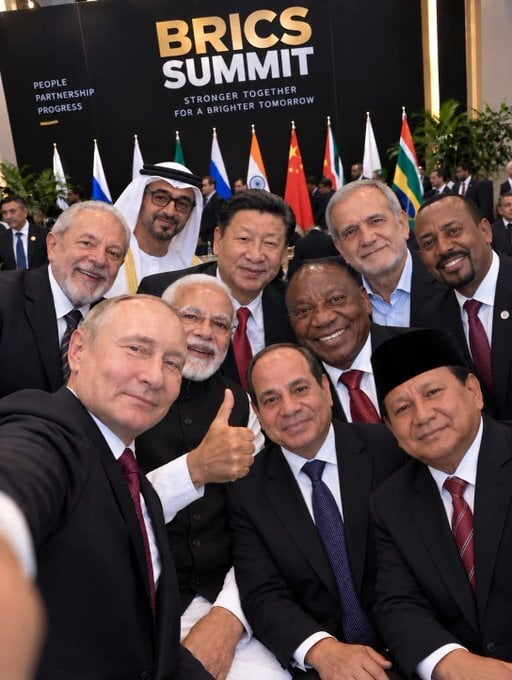
#> input picture homework-04/evidence/originals/1_maldita_copy_512.jpg, 512 x 680 px; its folder holds 2 pictures in this run
$ python forensics.py ../../../../homework-04/evidence/originals ../../../../homework-04/evidence/originals/3_euronews_x_posts.jpg
#> lines starting #> are read from the running program, lines starting #| are printed output that depends on the picture
"""Рівні 1–2 чекліста: метадані/провенанс-маркери + ELA + таблиці квантування JPEG.

Використання:  python -I forensics.py <папка_зразків> <папка_для_ELA>
Друкує JSON по кожному файлу і зберігає ELA-карти (<ім'я>_ela.png).
"""
import hashlib
import io
import json
import sys
from pathlib import Path

from PIL import Image, ImageChops

# байтові маркери: C2PA живе в JUMBF-боксах, IPTC DigitalSourceType — у XMP
MARKERS = {
    "c2pa": b"c2pa",
    "jumbf": b"jumb",
    "xmp": b"http://ns.adobe.com/xap/1.0/",
    "DigitalSourceType": b"DigitalSourceType",
    "trainedAlgorithmicMedia": b"trainedAlgorithmicMedia",
}


def jpeg_quality(qtables):
    # оцінка якості за таблицею яскравості (формула libjpeg, зворотна до масштабування)
    std = [16, 11, 10, 16, 24, 40, 51, 61, 12, 12, 14, 19, 26, 58, 60, 55,
           14, 13, 16, 24, 40, 57, 69, 56, 14, 17, 22, 29, 51, 87, 80, 62,
           18, 22, 37, 56, 68, 109, 103, 77, 24, 35, 55, 64, 81, 104, 113, 92,
           49, 64, 78, 87, 103, 121, 120, 101, 72, 92, 95, 98, 112, 100, 103, 99]
    q0 = qtables[0]  # Pillow віддає таблицю в natural order, як std
    scale = sum(q0[i] / std[i] for i in range(64)) / 64 * 100
    return round((200 - scale) / 2) if scale <= 100 else round(5000 / scale)


def ela(img, quality=90, gain=15):
    buf = io.BytesIO()
    img.save(buf, "JPEG", quality=quality)
    diff = ImageChops.difference(img, Image.open(buf))
    return diff.point(lambda v: min(255, v * gain))


def main(src, out):
    Path(out).mkdir(parents=True, exist_ok=True)
    report = {}
    for f in sorted(Path(src).iterdir()):
        if f.suffix.lower() not in {".jpg", ".jpeg", ".png", ".webp"}:
            continue
        raw = f.read_bytes()
        with Image.open(f) as im:
#> im is the input picture: PIL image 512x680 RGB; mean R, G, B 82.3, 65.7, 64.3
            r = {
                "sha256": hashlib.sha256(raw).hexdigest(),
                "format": im.format,
                "size": im.size,
                "markers": {k: (m in raw) for k, m in MARKERS.items()},
            }
            # байтовий пошук "Exif\0\0" пропускає PNG eXIf і WebP EXIF — питаємо Pillow
            r["markers"]["exif"] = bool(im.getexif())
            if im.format == "JPEG":
                r["jpeg_quality_est"] = jpeg_quality(im.quantization)
                r["progressive"] = bool(im.info.get("progressive"))
            rgb = im.convert("RGB")
        ela(rgb).save(Path(out) / f"{f.stem}_ela.png")
#> in ela, `return diff.point(lambda v: min(255, v * gain))`:
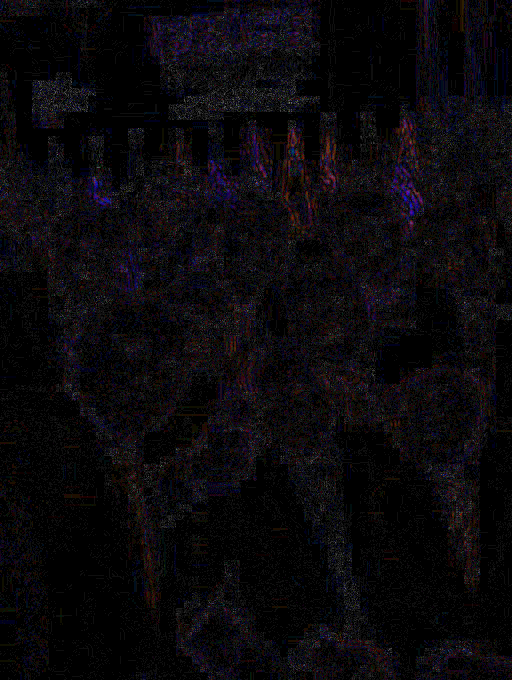
#> returned value: PIL image 512x680 RGB; mean R, G, B 10.5, 8.5, 11.5
        report[f.name] = r
#> pass 2 of the loop in main, `for f in sorted(Path(src).iterdir()):`:
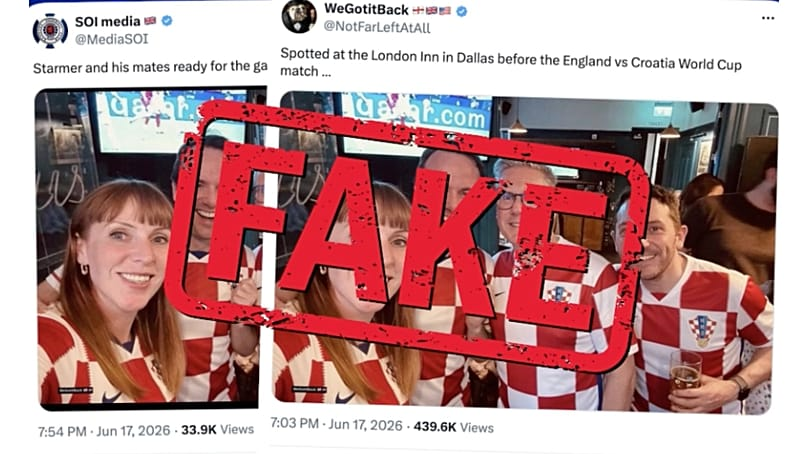
#> input picture homework-04/evidence/originals/3_euronews_x_posts.jpg, 808 x 454 px
#> in main, im is the input picture: PIL image 808x454 RGB; mean R, G, B 185.3, 142.2, 142.5
#> diff: PIL image 808x454 RGB
#> in ela (call 2), `return diff.point(lambda v: min(255, v * gain))`:
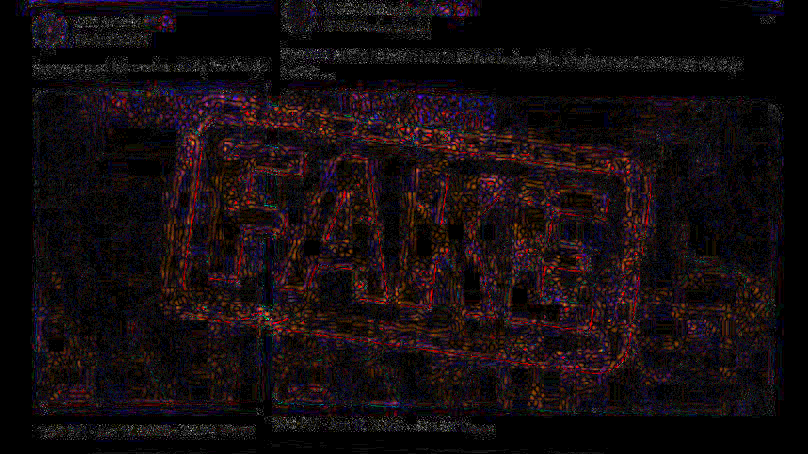
#> returned value: PIL image 808x454 RGB; mean R, G, B 20.4, 12.2, 14.6
    sys.stdout.reconfigure(encoding="utf-8")  # Windows-консоль інакше падає на не-ASCII іменах файлів
    print(json.dumps(report, ensure_ascii=False, indent=1))
#> (printed output is left out)


if __name__ == "__main__":
    main(sys.argv[1], sys.argv[2])
